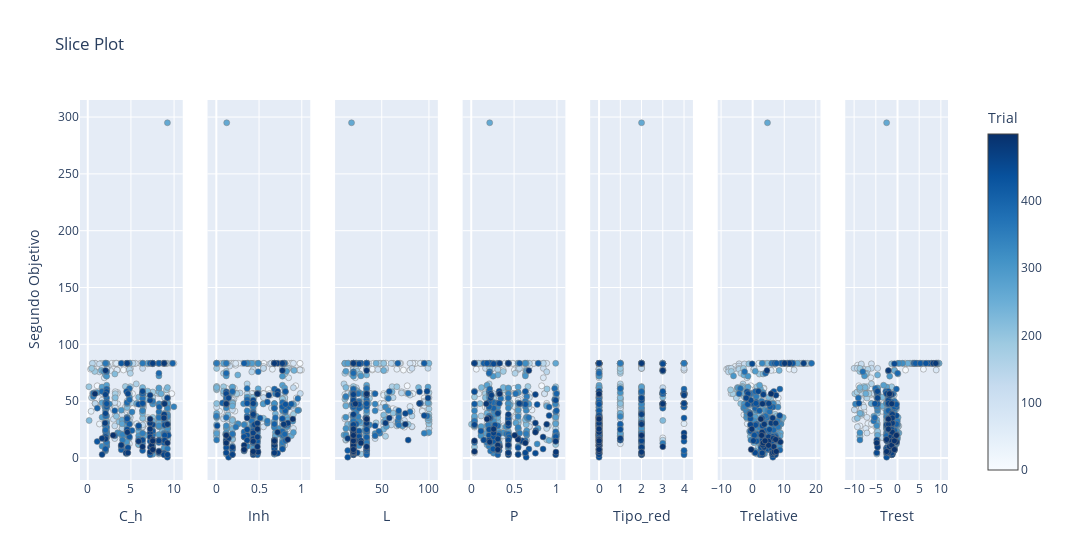

The cell this chart's notebook holds for it:
### Code cell
# Graficar para el segundo objetivo
target_second = lambda trial: trial.values[1]  # Segundo objetivo
vis.plot_slice(study, target=target_second, target_name='Segundo Objetivo')

### Figure 1 — Plotly figure (JSON) as saved in the notebook; plotly's stock layout.template omitted (floating-point values rounded to 4 significant figures; data arrays with more than 128 entries replaced by an {"elided": "..."} marker saying what was removed)
{"data": [{"marker": {"color": {"elided": "500 int values"}, "colorbar": {"title": {"text": "Trial"}, "x": 1, "xpad": 40}, "colorscale": [[0, "rgb(247,251,255)"], [0.125, "rgb(222,235,247)"], [0.25, "rgb(198,219,239)"], [0.375, "rgb(158,202,225)"], [0.5, "rgb(107,174,214)"], [0.625, "rgb(66,146,198)"], [0.75, "rgb(33,113,181)"], [0.875, "rgb(8,81,156)"], [1, "rgb(8,48,107)"]], "line": {"color": "Grey", "width": 0.5}, "showscale": true}, "mode": "markers", "name": "Feasible Trial", "showlegend": false, "type": "scatter", "x": {"elided": "500 float values"}, "xaxis": "x", "y": {"elided": "500 float values"}, "yaxis": "y"}, {"marker": {"color": {"elided": "500 int values"}, "colorbar": {"title": {"text": "Trial"}, "x": 1, "xpad": 40}, "colorscale": [[0, "rgb(247,251,255)"], [0.125, "rgb(222,235,247)"], [0.25, "rgb(198,219,239)"], [0.375, "rgb(158,202,225)"], [0.5, "rgb(107,174,214)"], [0.625, "rgb(66,146,198)"], [0.75, "rgb(33,113,181)"], [0.875, "rgb(8,81,156)"], [1, "rgb(8,48,107)"]], "line": {"color": "Grey", "width": 0.5}, "showscale": false}, "mode": "markers", "name": "Feasible Trial", "showlegend": false, "type": "scatter", "x": {"elided": "500 float values"}, "xaxis": "x2", "y": {"elided": "500 float values"}, "yaxis": "y2"}, {"marker": {"color": {"elided": "500 int values"}, "colorbar": {"title": {"text": "Trial"}, "x": 1, "xpad": 40}, "colorscale": [[0, "rgb(247,251,255)"], [0.125, "rgb(222,235,247)"], [0.25, "rgb(198,219,239)"], [0.375, "rgb(158,202,225)"], [0.5, "rgb(107,174,214)"], [0.625, "rgb(66,146,198)"], [0.75, "rgb(33,113,181)"], [0.875, "rgb(8,81,156)"], [1, "rgb(8,48,107)"]], "line": {"color": "Grey", "width": 0.5}, "showscale": false}, "mode": "markers", "name": "Feasible Trial", "showlegend": false, "type": "scatter", "x": {"elided": "500 int values"}, "xaxis": "x3", "y": {"elided": "500 float values"}, "yaxis": "y3"}, {"marker": {"color": {"elided": "500 int values"}, "colorbar": {"title": {"text": "Trial"}, "x": 1, "xpad": 40}, "colorscale": [[0, "rgb(247,251,255)"], [0.125, "rgb(222,235,247)"], [0.25, "rgb(198,219,239)"], [0.375, "rgb(158,202,225)"], [0.5, "rgb(107,174,214)"], [0.625, "rgb(66,146,198)"], [0.75, "rgb(33,113,181)"], [0.875, "rgb(8,81,156)"], [1, "rgb(8,48,107)"]], "line": {"color": "Grey", "width": 0.5}, "showscale": false}, "mode": "markers", "name": "Feasible Trial", "showlegend": false, "type": "scatter", "x": {"elided": "500 float values"}, "xaxis": "x4", "y": {"elided": "500 float values"}, "yaxis": "y4"}, {"marker": {"color": {"elided": "500 int values"}, "colorbar": {"title": {"text": "Trial"}, "x": 1, "xpad": 40}, "colorscale": [[0, "rgb(247,251,255)"], [0.125, "rgb(222,235,247)"], [0.25, "rgb(198,219,239)"], [0.375, "rgb(158,202,225)"], [0.5, "rgb(107,174,214)"], [0.625, "rgb(66,146,198)"], [0.75, "rgb(33,113,181)"], [0.875, "rgb(8,81,156)"], [1, "rgb(8,48,107)"]], "line": {"color": "Grey", "width": 0.5}, "showscale": false}, "mode": "markers", "name": "Feasible Trial", "showlegend": false, "type": "scatter", "x": {"elided": "500 int values"}, "xaxis": "x5", "y": {"elided": "500 float values"}, "yaxis": "y5"}, {"marker": {"color": {"elided": "500 int values"}, "colorbar": {"title": {"text": "Trial"}, "x": 1, "xpad": 40}, "colorscale": [[0, "rgb(247,251,255)"], [0.125, "rgb(222,235,247)"], [0.25, "rgb(198,219,239)"], [0.375, "rgb(158,202,225)"], [0.5, "rgb(107,174,214)"], [0.625, "rgb(66,146,198)"], [0.75, "rgb(33,113,181)"], [0.875, "rgb(8,81,156)"], [1, "rgb(8,48,107)"]], "line": {"color": "Grey", "width": 0.5}, "showscale": false}, "mode": "markers", "name": "Feasible Trial", "showlegend": false, "type": "scatter", "x": {"elided": "500 float values"}, "xaxis": "x6", "y": {"elided": "500 float values"}, "yaxis": "y6"}, {"marker": {"color": {"elided": "500 int values"}, "colorbar": {"title": {"text": "Trial"}, "x": 1, "xpad": 40}, "colorscale": [[0, "rgb(247,251,255)"], [0.125, "rgb(222,235,247)"], [0.25, "rgb(198,219,239)"], [0.375, "rgb(158,202,225)"], [0.5, "rgb(107,174,214)"], [0.625, "rgb(66,146,198)"], [0.75, "rgb(33,113,181)"], [0.875, "rgb(8,81,156)"], [1, "rgb(8,48,107)"]], "line": {"color": "Grey", "width": 0.5}, "showscale": false}, "mode": "markers", "name": "Feasible Trial", "showlegend": false, "type": "scatter", "x": {"elided": "500 float values"}, "xaxis": "x7", "y": {"elided": "500 float values"}, "yaxis": "y7"}], "layout": {"title": {"text": "Slice Plot"}, "width": 2100, "xaxis": {"anchor": "y", "domain": [0, 0.1184], "title": {"text": "C_h"}}, "xaxis2": {"anchor": "y2", "domain": [0.1469, 0.2653], "title": {"text": "Inh"}}, "xaxis3": {"anchor": "y3", "domain": [0.2939, 0.4122], "title": {"text": "L"}}, "xaxis4": {"anchor": "y4", "domain": [0.4408, 0.5592], "title": {"text": "P"}}, "xaxis5": {"anchor": "y5", "domain": [0.5878, 0.7061], "title": {"text": "Tipo_red"}}, "xaxis6": {"anchor": "y6", "domain": [0.7347, 0.8531], "title": {"text": "Trelative"}}, "xaxis7": {"anchor": "y7", "domain": [0.8816, 1.0], "title": {"text": "Trest"}}, "yaxis": {"anchor": "x", "domain": [0, 1], "title": {"text": "Segundo Objetivo"}}, "yaxis2": {"anchor": "x2", "domain": [0, 1], "matches": "y", "showticklabels": false}, "yaxis3": {"anchor": "x3", "domain": [0, 1], "matches": "y", "showticklabels": false}, "yaxis4": {"anchor": "x4", "domain": [0, 1], "matches": "y", "showticklabels": false}, "yaxis5": {"anchor": "x5", "domain": [0, 1], "matches": "y", "showticklabels": false}, "yaxis6": {"anchor": "x6", "domain": [0, 1], "matches": "y", "showticklabels": false}, "yaxis7": {"anchor": "x7", "domain": [0, 1], "matches": "y", "showticklabels": false}}}
